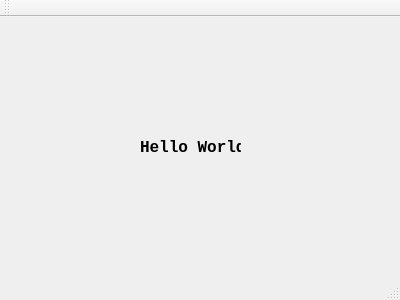
<?xml version="1.0" encoding="UTF-8"?>
<ui version="4.0">
 <class>MainWindow</class>
 <widget class="QMainWindow" name="MainWindow">
  <property name="geometry">
   <rect>
    <x>0</x>
    <y>0</y>
    <width>400</width>
    <height>300</height>
   </rect>
  </property>
  <property name="windowTitle">
   <string>MainWindow</string>
  </property>
  <widget class="QWidget" name="centralWidget">
   <widget class="QLabel" name="label">
    <property name="geometry">
     <rect>
      <x>140</x>
      <y>120</y>
      <width>101</width>
      <height>21</height>
     </rect>
    </property>
    <property name="font">
     <font>
      <family>Consolas</family>
      <pointsize>12</pointsize>
      <weight>75</weight>
      <bold>true</bold>
     </font>
    </property>
    <property name="text">
     <string>Hello World</string>
    </property>
   </widget>
  </widget>
  <widget class="QMenuBar" name="menuBar">
   <property name="geometry">
    <rect>
     <x>0</x>
     <y>0</y>
     <width>400</width>
     <height>23</height>
    </rect>
   </property>
  </widget>
  <widget class="QToolBar" name="mainToolBar">
   <attribute name="toolBarArea">
    <enum>TopToolBarArea</enum>
   </attribute>
   <attribute name="toolBarBreak">
    <bool>false</bool>
   </attribute>
  </widget>
  <widget class="QStatusBar" name="statusBar"/>
 </widget>
 <layoutdefault spacing="6" margin="11"/>
 <resources/>
 <connections/>
</ui>
